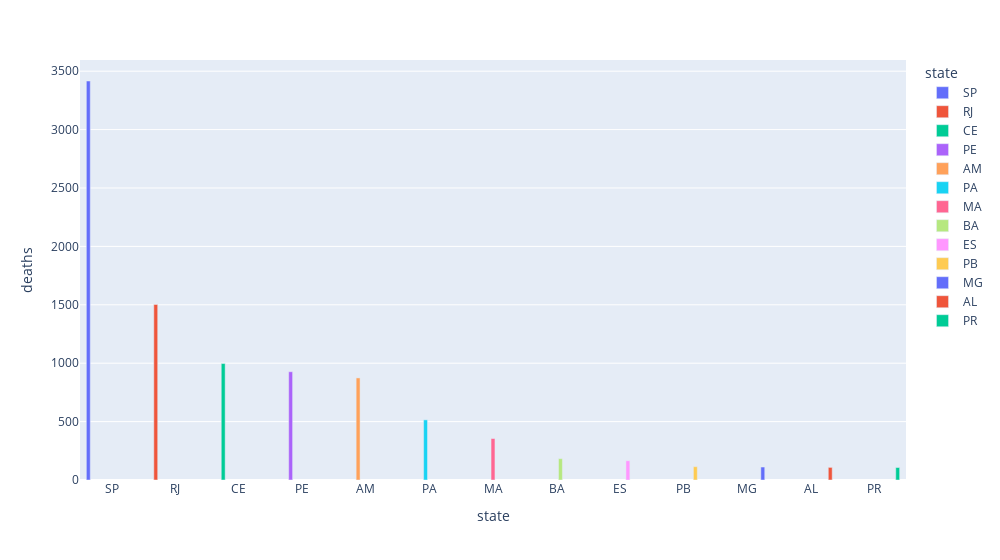

Source (notebook cell):
### Markdown cell above
Através desse gráfico podemos observar que o vírus em um período de 22 dias saltou de 1962 mortos para a incrível marca de 9960, ou seja, mais do que quintuplicou suas vítimas.

### Code cell
df = original_df.loc[original_df['date'] == "2020-05-08"];
df = df.loc[df['state'] != "TOTAL"];
df = df.loc[df['deaths'] > 100];
df = df.filter(['state', 'deaths']);
df = df.sort_values(by=['deaths'],ascending=False)

print("\n\nRelação de mortes por estados com mais de 100 mortes")
fig = px.bar(df, x="state", y="deaths", color="state", barmode="group", width=1000)
fig.show()

### Figure 1 — Plotly figure (JSON) as saved in the notebook; plotly's stock layout.template omitted (floating-point values rounded to 4 significant figures)
{"data": [{"alignmentgroup": "True", "hovertemplate": "state=%{x}<br>deaths=%{y}<extra></extra>", "legendgroup": "SP", "marker": {"color": "#636efa"}, "name": "SP", "offsetgroup": "SP", "orientation": "v", "showlegend": true, "textposition": "auto", "type": "bar", "x": ["SP"], "xaxis": "x", "y": [3416], "yaxis": "y"}, {"alignmentgroup": "True", "hovertemplate": "state=%{x}<br>deaths=%{y}<extra></extra>", "legendgroup": "RJ", "marker": {"color": "#EF553B"}, "name": "RJ", "offsetgroup": "RJ", "orientation": "v", "showlegend": true, "textposition": "auto", "type": "bar", "x": ["RJ"], "xaxis": "x", "y": [1503], "yaxis": "y"}, {"alignmentgroup": "True", "hovertemplate": "state=%{x}<br>deaths=%{y}<extra></extra>", "legendgroup": "CE", "marker": {"color": "#00cc96"}, "name": "CE", "offsetgroup": "CE", "orientation": "v", "showlegend": true, "textposition": "auto", "type": "bar", "x": ["CE"], "xaxis": "x", "y": [997], "yaxis": "y"}, {"alignmentgroup": "True", "hovertemplate": "state=%{x}<br>deaths=%{y}<extra></extra>", "legendgroup": "PE", "marker": {"color": "#ab63fa"}, "name": "PE", "offsetgroup": "PE", "orientation": "v", "showlegend": true, "textposition": "auto", "type": "bar", "x": ["PE"], "xaxis": "x", "y": [927], "yaxis": "y"}, {"alignmentgroup": "True", "hovertemplate": "state=%{x}<br>deaths=%{y}<extra></extra>", "legendgroup": "AM", "marker": {"color": "#FFA15A"}, "name": "AM", "offsetgroup": "AM", "orientation": "v", "showlegend": true, "textposition": "auto", "type": "bar", "x": ["AM"], "xaxis": "x", "y": [874], "yaxis": "y"}, {"alignmentgroup": "True", "hovertemplate": "state=%{x}<br>deaths=%{y}<extra></extra>", "legendgroup": "PA", "marker": {"color": "#19d3f3"}, "name": "PA", "offsetgroup": "PA", "orientation": "v", "showlegend": true, "textposition": "auto", "type": "bar", "x": ["PA"], "xaxis": "x", "y": [515], "yaxis": "y"}, {"alignmentgroup": "True", "hovertemplate": "state=%{x}<br>deaths=%{y}<extra></extra>", "legendgroup": "MA", "marker": {"color": "#FF6692"}, "name": "MA", "offsetgroup": "MA", "orientation": "v", "showlegend": true, "textposition": "auto", "type": "bar", "x": ["MA"], "xaxis": "x", "y": [355], "yaxis": "y"}, {"alignmentgroup": "True", "hovertemplate": "state=%{x}<br>deaths=%{y}<extra></extra>", "legendgroup": "BA", "marker": {"color": "#B6E880"}, "name": "BA", "offsetgroup": "BA", "orientation": "v", "showlegend": true, "textposition": "auto", "type": "bar", "x": ["BA"], "xaxis": "x", "y": [183], "yaxis": "y"}, {"alignmentgroup": "True", "hovertemplate": "state=%{x}<br>deaths=%{y}<extra></extra>", "legendgroup": "ES", "marker": {"color": "#FF97FF"}, "name": "ES", "offsetgroup": "ES", "orientation": "v", "showlegend": true, "textposition": "auto", "type": "bar", "x": ["ES"], "xaxis": "x", "y": [165], "yaxis": "y"}, {"alignmentgroup": "True", "hovertemplate": "state=%{x}<br>deaths=%{y}<extra></extra>", "legendgroup": "PB", "marker": {"color": "#FECB52"}, "name": "PB", "offsetgroup": "PB", "orientation": "v", "showlegend": true, "textposition": "auto", "type": "bar", "x": ["PB"], "xaxis": "x", "y": [114], "yaxis": "y"}, {"alignmentgroup": "True", "hovertemplate": "state=%{x}<br>deaths=%{y}<extra></extra>", "legendgroup": "MG", "marker": {"color": "#636efa"}, "name": "MG", "offsetgroup": "MG", "orientation": "v", "showlegend": true, "textposition": "auto", "type": "bar", "x": ["MG"], "xaxis": "x", "y": [111], "yaxis": "y"}, {"alignmentgroup": "True", "hovertemplate": "state=%{x}<br>deaths=%{y}<extra></extra>", "legendgroup": "AL", "marker": {"color": "#EF553B"}, "name": "AL", "offsetgroup": "AL", "orientation": "v", "showlegend": true, "textposition": "auto", "type": "bar", "x": ["AL"], "xaxis": "x", "y": [108], "yaxis": "y"}, {"alignmentgroup": "True", "hovertemplate": "state=%{x}<br>deaths=%{y}<extra></extra>", "legendgroup": "PR", "marker": {"color": "#00cc96"}, "name": "PR", "offsetgroup": "PR", "orientation": "v", "showlegend": true, "textposition": "auto", "type": "bar", "x": ["PR"], "xaxis": "x", "y": [107], "yaxis": "y"}], "layout": {"barmode": "group", "legend": {"title": {"text": "state"}, "tracegroupgap": 0}, "margin": {"t": 60}, "width": 1000, "xaxis": {"anchor": "y", "categoryarray": ["SP", "RJ", "CE", "PE", "AM", "PA", "MA", "BA", "ES", "PB", "MG", "AL", "PR"], "categoryorder": "array", "domain": [0.0, 1.0], "title": {"text": "state"}}, "yaxis": {"anchor": "x", "domain": [0.0, 1.0], "title": {"text": "deaths"}}}}
